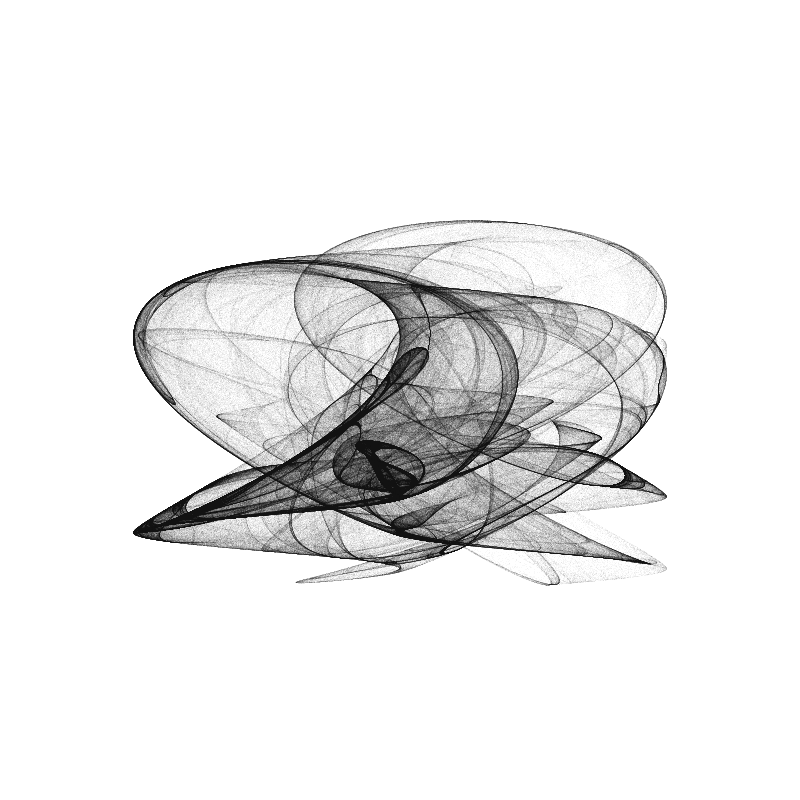
Frame 1 (no input)
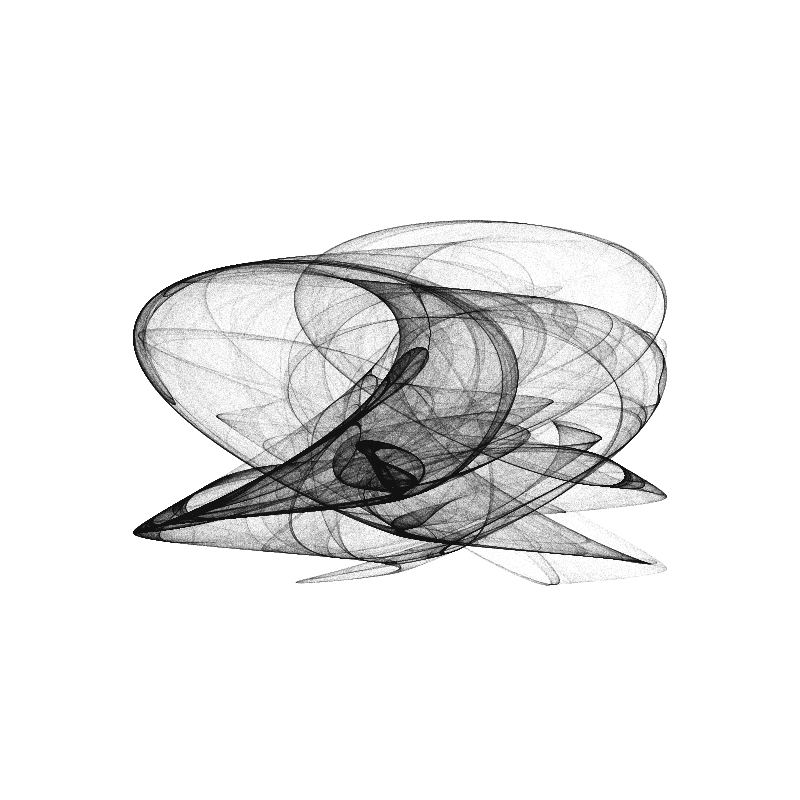
Frame 2 (the mouse pressed at the canvas centre, redrawn once)

The Processing sketch that drew these frames (run headless with seeded random() and noise(); the mouse was pressed at the canvas centre and the sketch redrawn once):

// Processing sketch: sketch_210722c
// ── sketch_210722c.pde
int pointCount = 4000000;
float x, y = 1;
float xn, yn;

float a=5.81;
float b=2.3;
float c=0.2;
float d=4;
//float a=-1.4;
//float b=1.6;
//float c=1.0;
//float d=0.7;
float [][]pointAry = new float[2][10000000];


void setup(){
  size(800,800);
  smooth();
}

void draw(){
  background(255);
  for (int i = 0; i <= pointCount; i++){
    xn = sin(a*y)-cos(b*x);
    yn = sin(c*x)-cos(d*y);
    x=xn;
    y=yn;
    pointAry[0][i]=x*width/6;
    pointAry[1][i]=y*height/6;
  }

  translate(width/2,height/2);
  for(int i=0;i<pointCount;i++){
    stroke(0,10);
    point(pointAry[0][i],pointAry[1][i]);
  }
  
  noLoop();

save("dejong_210722c.png");

}
